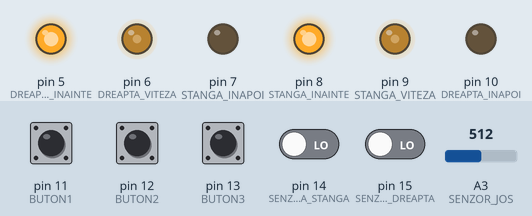
Bench run of a sketch on a simulated Arduino Uno, built with avr-gcc and run on an emulated ATmega328P. On the bench: output pins drawn as LEDs (lit = HIGH). The test bench sets the inputs (shaded band); at power-on: pin 11 (BUTON1), pin 12 (BUTON2), pin 13 (BUTON3) HIGH, pin 14 (SENZOR_FATA_STANGA), pin 15 (SENZOR_FATA_DREAPTA) LOW, A3 (SENZOR_JOS) = 512.

Above: at 2.6 s.
2.7 s: A3 (SENZOR_JOS) set to 217
4.2 s: A3 (SENZOR_JOS) set to 186
At 4.3 s:
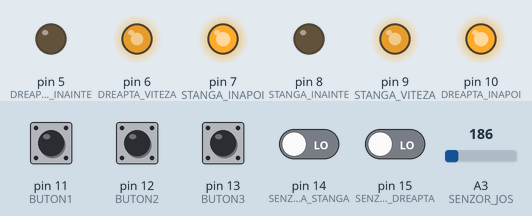
At 5.0 s:
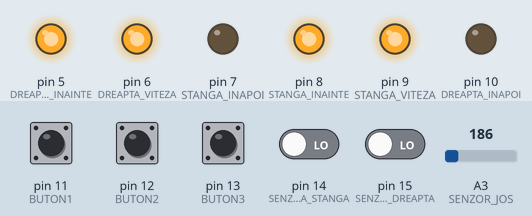
Timing chart, 0 to 7.2 s (numbered marks = the images above; inputs shaded):
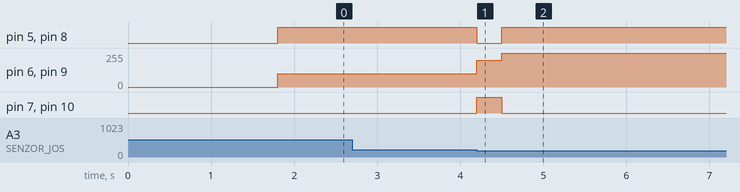

Measured:
- the behaviour switches between 201 and 200 on A3 (SENZOR_JOS) (found by bisection; images 0 and 1)
- after the input at 2.7 s, every drawn part: stays the same
- after the input at 4.2 s, pin 5 (DREAPTA_INAINTE), pin 8 (STANGA_INAINTE): HIGH → LOW at once, → HIGH 0.30 s later; pin 6 (DREAPTA_VITEZA), pin 9 (STANGA_VITEZA): 100/255 → 200/255 at once, → 255/255 0.30 s later; pin 7 (STANGA_INAPOI), pin 10 (DREAPTA_INAPOI): LOW → HIGH at once, → LOW 0.30 s later

The sketch:

S1-_ROBOTOR_22.ino
```cpp
/*
  TELECOMANDA          D4

  SENZOR FATA:         D2
  SENZOR STANGA:       A0
  SENZOR DREAPTA:      A1

  MOTOARE:
    DREAPTA: INAINTE   D7
             INAPOI    D8
             VITEZA    D9

    STANGA: INAINTE   D12
             INAPOI    D13
             VITEZA    D11

  BUTOANE:   BUTON1    A2 (D16)
             BUTON2    A3 (D17)
             BUTON3    A4 (D18)
             BUTON4    A5 (D19)
*/

#define TELECOMANDA      3
#define SENZOR_JOS   A3

#define SENZOR_FATA_STANGA 14//0 CAND VEDE
#define SENZOR_FATA_DREAPTA 15//0 CAND VEDE

#define STANGA_INAINTE    8
#define STANGA_INAPOI     7
#define STANGA_VITEZA     9

#define DREAPTA_INAINTE   5
#define DREAPTA_INAPOI    10
#define DREAPTA_VITEZA    6

#define BUTON1           11   //1 CAND E APASAT
#define BUTON2           12
#define BUTON3           13
#define BUTON_JOS_NEGATIV        18 //0 CAND E APASAT

int bs = 0, bd = 0, bstr = 0;
int variabila = 0;

void setup()
{


  //  Serial.begin(9600);
  pinMode(TELECOMANDA, INPUT);

  pinMode(SENZOR_FATA_STANGA, INPUT);
  pinMode(SENZOR_FATA_DREAPTA, INPUT);

  pinMode(BUTON1, INPUT);
  pinMode(BUTON2, INPUT);
  pinMode(BUTON3, INPUT);
  pinMode(BUTON_JOS_NEGATIV, INPUT);
  digitalWrite(BUTON1, HIGH);
  digitalWrite(BUTON2, HIGH);
  digitalWrite(BUTON3, HIGH);
  digitalWrite(BUTON_JOS_NEGATIV, HIGH);

  pinMode(STANGA_INAINTE, OUTPUT);
  pinMode(STANGA_INAPOI, OUTPUT);
  pinMode(STANGA_VITEZA, OUTPUT);

  pinMode(DREAPTA_INAINTE, OUTPUT);
  pinMode(DREAPTA_INAPOI, OUTPUT);
  pinMode(DREAPTA_VITEZA, OUTPUT);


  // while(digitalRead(TELECOMANDA)==0); //telecomanda


  if (digitalRead(BUTON1) == 0) bs = 1;
  else if (digitalRead(BUTON2) == 0) bd = 1;
  else if (digitalRead(BUTON3) == 0) bstr = 1;
delay(1800);


  while (analogRead(SENZOR_JOS) > 200)
  {
    viteza(100, 100);
    inainte();
  }

  viteza(200, 200); inapoi(); delay(300);

  //viteza(200, 200);
 /// dreapta();
  ///delay(110);
  //oprire();
  //delay(1);


  ///viteza(100,100); inainte(); delay (700); viteza(200,200); inapoi();delay(400); //brasov

}

void loop()
{
  variabila = 0;
  //  if(digitalRead(TELECOMANDA)==0) {oprire(); while(1);} //telecomanda

  // while(digitalRead(BUTON_JOS_NEGATIV)==1){viteza(255,255);inainte();} //inainte si bine
  while (digitalRead(SENZOR_FATA_STANGA) == 0 && digitalRead(SENZOR_FATA_DREAPTA) == 0) {
    viteza(255, 255);  //inainte si bine
    inainte();
  }

  if (digitalRead(SENZOR_FATA_STANGA) == 0 || digitalRead(SENZOR_FATA_DREAPTA) == 0)  {
    variabila = 1;
    viteza(255, 255);
    inainte();
  }
  if (digitalRead(SENZOR_FATA_STANGA) == 0 && digitalRead(SENZOR_FATA_DREAPTA) == 1)  {
    bs = 1;
    bd = 0;
  }
  if (digitalRead(SENZOR_FATA_STANGA) == 1 && digitalRead(SENZOR_FATA_DREAPTA) == 0)  {
    bs = 0;
    bd = 1;
  }

  if (bd == 1 && bs == 0 && variabila == 1) {
    viteza(100, 255);
    inainte();
  }
  if (bs == 1 && bd == 0 && variabila == 1) {
    viteza(255, 100);
    inainte();
  }

  if (bd == 1 && bs == 0 && variabila == 0) {
    viteza(0, 100);
    dreapta();
  }
  if (bs == 1 && bd == 0 && variabila == 0) {
    viteza(100, 0);
    stanga();
  }


}

void inainte()
{
  digitalWrite(DREAPTA_INAINTE, HIGH);
  digitalWrite(DREAPTA_INAPOI, LOW);

  digitalWrite(STANGA_INAINTE, HIGH);
  digitalWrite(STANGA_INAPOI, LOW);
  //if(digitalRead(TELECOMANDA)==0) {oprire(); while(1);}

}

void inapoi()
{
  digitalWrite(DREAPTA_INAINTE, LOW);
  digitalWrite(DREAPTA_INAPOI, HIGH);

  digitalWrite(STANGA_INAINTE, LOW);
  digitalWrite(STANGA_INAPOI, HIGH);
}

void oprire()
{
  digitalWrite(DREAPTA_INAINTE, LOW);
  digitalWrite(DREAPTA_INAPOI, LOW);

  digitalWrite(STANGA_INAINTE, LOW);
  digitalWrite(STANGA_INAPOI, LOW);
}

void stanga()
{
  digitalWrite(DREAPTA_INAINTE, HIGH);
  digitalWrite(DREAPTA_INAPOI, LOW);

  digitalWrite(STANGA_INAINTE, LOW);
  digitalWrite(STANGA_INAPOI, HIGH);
}

void dreapta()
{
  digitalWrite(DREAPTA_INAINTE, LOW);
  digitalWrite(DREAPTA_INAPOI, HIGH);

  digitalWrite(STANGA_INAINTE, HIGH);
  digitalWrite(STANGA_INAPOI, LOW);
}


void viteza(int x, int y)
{
  analogWrite(STANGA_VITEZA, x);
  analogWrite(DREAPTA_VITEZA, y);
}
```
